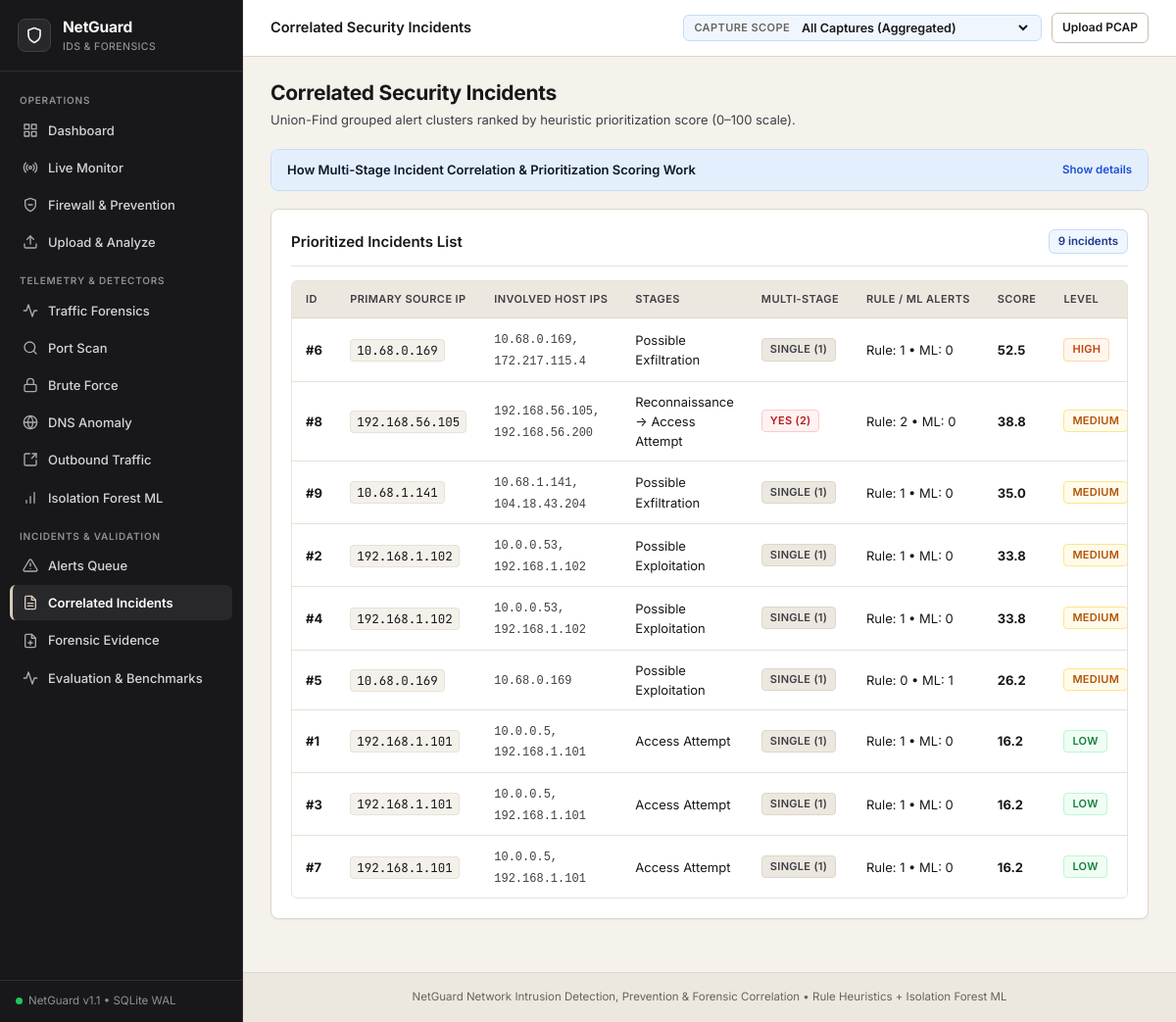
/incidents?all=1, run on the app's committed database.
### tables this page shows
CREATE TABLE incidents (
    id INTEGER PRIMARY KEY AUTOINCREMENT,
    run_id INTEGER NOT NULL REFERENCES runs(id) ON DELETE CASCADE,
    primary_ip TEXT NOT NULL,
    involved_ips_json TEXT NOT NULL,
    start_ts REAL NOT NULL,
    end_ts REAL NOT NULL,
    stages_json TEXT NOT NULL,
    stage_count INTEGER NOT NULL,
    is_multistage INTEGER NOT NULL,
    rule_alert_count INTEGER NOT NULL,
    ml_alert_count INTEGER NOT NULL,
    score REAL NOT NULL,
    level TEXT NOT NULL,
    score_breakdown_json TEXT NOT NULL,
    summary TEXT NOT NULL,
    status TEXT NOT NULL DEFAULT 'new',
    analyst_notes TEXT NOT NULL DEFAULT '',
    created_at REAL NOT NULL,
    updated_at REAL NOT NULL
);

### netguard/web/app.py (the view)
    @app.route("/incidents")
    def incidents():
        conn = get_db(app.config["DB_PATH"])
        try:
            ctx = get_current_analysis_context(conn)
            run_id = ctx.get("run_id")
            is_all = ctx.get("is_all_captures")
            if not is_all and run_id:
                cursor = conn.execute(
                    "SELECT * FROM incidents WHERE run_id = ? ORDER BY score DESC, id ASC;",
                    (run_id,),
                )
            else:
                cursor = conn.execute("SELECT * FROM incidents ORDER BY score DESC, id ASC;")
            inc_rows = [dict(r) for r in cursor.fetchall()]
            incidents_data = []
            for inc in inc_rows:
                if isinstance(inc.get("involved_ips_json"), str):
                    try:
                        inc["involved_ips"] = json.loads(inc["involved_ips_json"])
                    except Exception:
                        inc["involved_ips"] = []
                if isinstance(inc.get("stages_json"), str):
                    try:
                        inc["stages"] = json.loads(inc["stages_json"])
                    except Exception:
                        inc["stages"] = []
                if isinstance(inc.get("score_breakdown_json"), str):
                    try:
                        inc["score_breakdown"] = json.loads(inc["score_breakdown_json"])
                    except Exception:
                        inc["score_breakdown"] = {}
                incidents_data.append(inc)
            return render_template("incidents.html", incidents=incidents_data, analysis_ctx=ctx)
        finally:
            conn.close()

### netguard/db.py (called while the page is built)
def get_db(db_path: Union[str, Path] = DEFAULT_DB_PATH) -> sqlite3.Connection:
    path = Path(db_path)
    if str(db_path) != ":memory:":
        path.parent.mkdir(parents=True, exist_ok=True)
    conn = sqlite3.connect(path)
    conn.row_factory = sqlite3.Row
    conn.execute("PRAGMA foreign_keys = ON;")
    return conn

### netguard/web/app.py (called while the page is built, shortened)
def get_current_analysis_context(conn) -> Dict[str, Any]:
    cap_rows = conn.execute(
        "SELECT id, filename, source, imported_at, packets_stored, status FROM captures ORDER BY id DESC;"
    ).fetchall()
    all_captures = [dict(r) for r in cap_rows]
    req_all = request.args.get("all")
    if req_all == "1" or req_all == "true":
        session.pop("current_capture_id", None)
        session.pop("current_run_id", None)
        return {
            "is_all_captures": True,
            "selected_capture": None,
            "selected_run": None,
            "all_captures": all_captures,
            "capture_id": None,
            "run_id": None,
        }

### netguard/web/templates/incidents.html (shortened to what this page needs)
{% extends "base.html" %}
{% block topbar_title %}Correlated Security Incidents{% endblock %}
{% block content %}
<div class="page-header">
    <div class="page-header-left">
        <h1 class="page-title">Correlated Security Incidents</h1>
        <p class="page-subtitle">Union-Find grouped alert clusters ranked by heuristic prioritization score (0&ndash;100 scale).</p>
    </div>
</div>
<details class="how-it-works">
    <summary>How Multi-Stage Incident Correlation &amp; Prioritization Scoring Work</summary>
</details>
<div class="card">
    <div class="card-header">
        <h2 class="card-title">Prioritized Incidents List</h2>
        <span class="card-badge">{% if incidents %}{{ incidents|length }}{% else %}0{% endif %} incidents</span>
    </div>
    {% if not incidents %}
        <div class="empty-state">
            <h3>No Correlated Incidents</h3>
            <p>No correlated incident clusters found in the current scope.</p>
        </div>
    {% else %}
        <div class="table-responsive">
            <table>
                <thead>
                    <tr>
                        <th>ID</th>
                        <th>Primary Source IP</th>
                        <th>Involved Host IPs</th>
                        <th>Stages</th>
                        <th>Multi-Stage</th>
                        <th>Rule / ML Alerts</th>
                        <th>Score</th>
                        <th>Level</th>
                    </tr>
                </thead>
                <tbody>
                    {% for inc in incidents %}
                    <tr>
                        <td><strong>#{{ inc.id }}</strong></td>
                        <td><code>{{ inc.primary_ip }}</code></td>
                        <td><span style="font-size: 12px; color: var(--text-secondary); font-family: monospace;">{{ inc.involved_ips | join(', ') }}</span></td>
                        <td>{{ inc.stages | join(' &rarr; ') | safe }}</td>
                        <td>
                            {% if inc.is_multistage %}
                                <span class="badge badge-critical">Yes ({{ inc.stage_count }})</span>
                            {% else %}
                                <span class="badge badge-muted">Single (1)</span>
                            {% endif %}
                        </td>
                        <td>Rule: {{ inc.rule_alert_count }} &bull; ML: {{ inc.ml_alert_count }}</td>
                        <td><strong>{{ "%.1f"|format(inc.score) }}</strong></td>
                        <td><span class="badge badge-{{ inc.level|lower }}">{{ inc.level }}</span></td>
                    </tr>
                    {% endfor %}
                </tbody>
            </table>
        </div>
    {% endif %}
</div>
{% endblock %}

### data on the page
incidents: id "6", primary_ip "10.68.0.169", involved_ips "10.68.0.169, 172.217.115.4", stages "Possible Exfiltration", is_multistage "SINGLE (1)", rule_alert_count "1", ml_alert_count "0", score "52.5", level "HIGH"
incidents: id "8", primary_ip "192.168.56.105", involved_ips "192.168.56.105, 192.168.56.200", stages "Reconnaissance → Access Attempt", stage_count "2", rule_alert_count "2", ml_alert_count "0", score "38.8", level "MEDIUM"
incidents: id "9", primary_ip "10.68.1.141", involved_ips "10.68.1.141, 104.18.43.204", stages "Possible Exfiltration", is_multistage "SINGLE (1)", rule_alert_count "1", ml_alert_count "0", score "35.0", level "MEDIUM"
incidents: id "2", primary_ip "192.168.1.102", involved_ips "10.0.0.53, 192.168.1.102", stages "Possible Exploitation", is_multistage "SINGLE (1)", rule_alert_count "1", ml_alert_count "0", score "33.8", level "MEDIUM"
incidents: id "4", primary_ip "192.168.1.102", involved_ips "10.0.0.53, 192.168.1.102", stages "Possible Exploitation", is_multistage "SINGLE (1)", rule_alert_count "1", ml_alert_count "0", score "33.8", level "MEDIUM"
incidents: id "5", primary_ip "10.68.0.169", involved_ips "10.68.0.169", stages "Possible Exploitation", is_multistage "SINGLE (1)", rule_alert_count "0", ml_alert_count "1", score "26.2", level "MEDIUM"
incidents: id "1", primary_ip "192.168.1.101", involved_ips "10.0.0.5, 192.168.1.101", stages "Access Attempt", is_multistage "SINGLE (1)", rule_alert_count "1", ml_alert_count "0", score "16.2", level "LOW"
incidents: id "3", primary_ip "192.168.1.101", involved_ips "10.0.0.5, 192.168.1.101", stages "Access Attempt", is_multistage "SINGLE (1)", rule_alert_count "1", ml_alert_count "0", score "16.2", level "LOW"
incidents: id "7", primary_ip "192.168.1.101", involved_ips "10.0.0.5, 192.168.1.101", stages "Access Attempt", is_multistage "SINGLE (1)", rule_alert_count "1", ml_alert_count "0", score "16.2", level "LOW"

### other printed values
{{ incidents|length }} "9"
